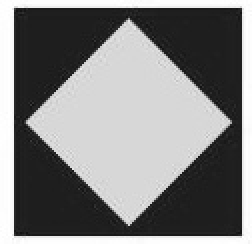
#> input picture calculoRangos/imgByN.jpg, 126 x 122 px (shown 2 times larger)
$ python -i preprocesado.py   (imports and definitions only)   (older library calls are emulated)
#> lines starting #> are read from the running program, lines starting #| are printed output that depends on the picture
#*******************************************************************************

from keras.applications.resnet50 import ResNet50
from keras.preprocessing import image
from keras.applications.resnet50 import preprocess_input, decode_predictions
import cv2
from skimage.io import imread
from skimage.transform import resize
from skimage.feature import hog
from skimage import exposure
import matplotlib.pyplot as plt
import numpy as np
from keras.preprocessing import image
from keras.models import Model


# When applying CLAHE, there are two parameters to be remembered:
# clipLimit – This parameter sets the threshold for contrast limiting. The default value is 40.
# tileGridSize – This sets the number of tiles in the row and column. By default this is 8×8. It is used while the image is divided into tiles for applying CLAHE.

# *******************************************************************************

# carga una imagen en formato pil
# coge la imagen pil y la convierte en un array de numpy
# expande el tamaño del array
# adapta la imagen al formato requerido
# [81 lines left out: functions predict, aplicaCLAHE, escalaGrises, not called in this run]


# *******************************************************************************

def normalizaImagen(img_path):
    # Reading the image from the present directory
#> called with img_path = 'calculoRangos/imgByN.jpg'
    image = cv2.imread(img_path)
#> image is the input picture: shape (122, 126, 3); min 14, max 255, mean 129.1
    # Resizing the image for compatibility
    image = cv2.resize(image, (224, 224))
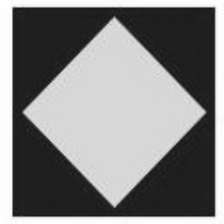
#> image: shape (224, 224, 3); min 17, max 255, mean 129.1

    # The initial processing of the image
    # image = cv2.medianBlur(image, 3)
    image = cv2.cvtColor(image, cv2.COLOR_BGR2GRAY)
#> image: shape (224, 224)
    # Resizing the image for compatibility
    image = cv2.resize(image, (224, 224))

    cv2.normalize(image, image, alpha=20, beta=200, norm_type=cv2.NORM_MINMAX)
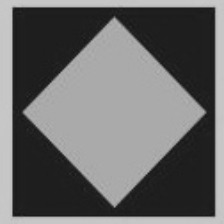
#> image: shape (224, 224); min 20, max 200, mean 104.9
    cv2.imwrite(img_path, image)


# *******************************************************************************

# [56 lines left out: functions bordeImagen, contornoImagen, gabor, aplicar_hog, not called in this run]


# [7 lines of commented-out code are left out]

>>> result = normalizaImagen('calculoRangos/imgByN.jpg')
